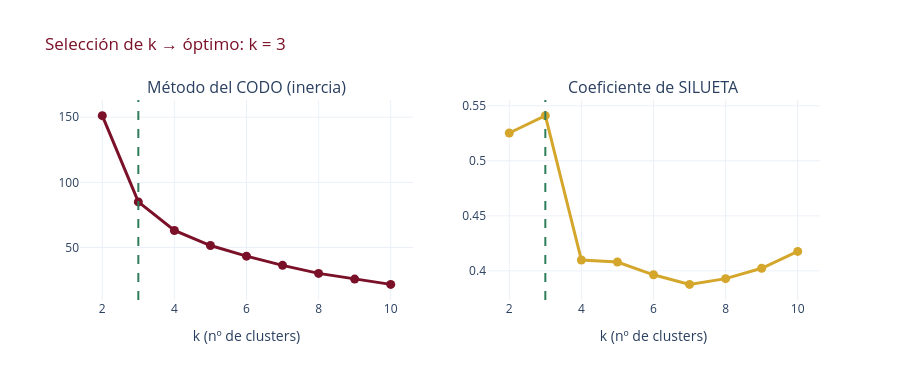

Source (notebook cell):
### Markdown cell above
### 6.3 · Método del codo + Silueta *(requisito obligatorio)*
Dos métricas de calidad, no una:
- **Inercia** (codo): suma de distancias al centroide. Baja siempre → buscamos el "codo".
- **Silueta**: de −1 a 1. Mide si cada punto está bien asignado. **Buscamos el máximo.**

### Code cell
ks = range(2, 11)
inercias, siluetas = [], []
for k in ks:
    km = KMeans(n_clusters=k, random_state=42, n_init=10).fit(X)
    inercias.append(km.inertia_)
    siluetas.append(silhouette_score(X, km.labels_))

fig = make_subplots(rows=1, cols=2, subplot_titles=("Método del CODO (inercia)",
                                                    "Coeficiente de SILUETA"))
fig.add_trace(go.Scatter(x=list(ks), y=inercias, mode="lines+markers",
                         line=dict(color=GRANATE, width=3), marker=dict(size=9)), row=1, col=1)
fig.add_trace(go.Scatter(x=list(ks), y=siluetas, mode="lines+markers",
                         line=dict(color=DORADO, width=3), marker=dict(size=9)), row=1, col=2)

K_OPT = list(ks)[int(np.argmax(siluetas))]
fig.add_vline(x=K_OPT, line_dash="dash", line_color=VERDE, row=1, col=2)
fig.add_vline(x=K_OPT, line_dash="dash", line_color=VERDE, row=1, col=1)
fig.update_xaxes(title_text="k (nº de clusters)")
fig.update_layout(height=380, template=TEMPLATE, showlegend=False,
                  title=f"Selección de k → óptimo: k = {K_OPT}", title_font_color=GRANATE)
fig.show()

print(f"k óptimo por silueta: {K_OPT}  (silueta = {max(siluetas):.3f})")
display(pd.DataFrame({"k": list(ks), "inercia": np.round(inercias,1),
                      "silueta": np.round(siluetas,3)}).set_index("k").T)

### Figure 1 — Plotly figure (JSON) as saved in the notebook; plotly's stock layout.template omitted (floating-point values rounded to 4 significant figures)
{"data": [{"line": {"color": "#7a1128", "width": 3}, "marker": {"size": 9}, "mode": "lines+markers", "type": "scatter", "x": [2, 3, 4, 5, 6, 7, 8, 9, 10], "xaxis": "x", "y": [151.2, 85.0, 63.09, 51.51, 43.37, 36.31, 30.15, 25.76, 21.73], "yaxis": "y"}, {"line": {"color": "#d4a72c", "width": 3}, "marker": {"size": 9}, "mode": "lines+markers", "type": "scatter", "x": [2, 3, 4, 5, 6, 7, 8, 9, 10], "xaxis": "x2", "y": [0.5253, 0.5411, 0.4099, 0.4081, 0.3964, 0.3877, 0.3929, 0.4024, 0.4177], "yaxis": "y2"}], "layout": {"annotations": [{"font": {"size": 16}, "showarrow": false, "text": "Método del CODO (inercia)", "x": 0.225, "xanchor": "center", "xref": "paper", "y": 1, "yanchor": "bottom", "yref": "paper"}, {"font": {"size": 16}, "showarrow": false, "text": "Coeficiente de SILUETA", "x": 0.775, "xanchor": "center", "xref": "paper", "y": 1, "yanchor": "bottom", "yref": "paper"}], "height": 380, "shapes": [{"line": {"color": "#2e7d5b", "dash": "dash"}, "type": "line", "x0": 3, "x1": 3, "xref": "x2", "y0": 0, "y1": 1, "yref": "y2 domain"}, {"line": {"color": "#2e7d5b", "dash": "dash"}, "type": "line", "x0": 3, "x1": 3, "xref": "x", "y0": 0, "y1": 1, "yref": "y domain"}], "showlegend": false, "title": {"font": {"color": "#7a1128"}, "text": "Selección de k → óptimo: k = 3"}, "xaxis": {"anchor": "y", "domain": [0, 0.45], "title": {"text": "k (nº de clusters)"}}, "xaxis2": {"anchor": "y2", "domain": [0.55, 1], "title": {"text": "k (nº de clusters)"}}, "yaxis": {"anchor": "x", "domain": [0, 1]}, "yaxis2": {"anchor": "x2", "domain": [0, 1]}}}
